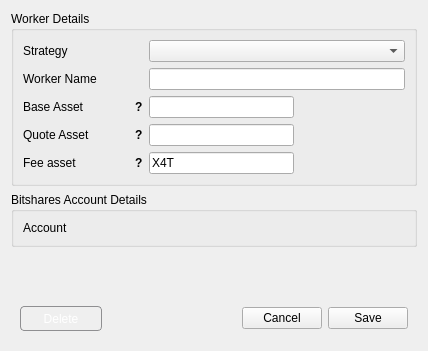
<?xml version="1.0" encoding="UTF-8"?>
<ui version="4.0">
 <class>Dialog</class>
 <widget class="QDialog" name="Dialog">
  <property name="geometry">
   <rect>
    <x>0</x>
    <y>0</y>
    <width>428</width>
    <height>351</height>
   </rect>
  </property>
  <property name="windowTitle">
   <string>DEXBot - Edit Worker</string>
  </property>
  <layout class="QVBoxLayout" name="verticalLayout">
   <item>
    <widget class="QGroupBox" name="groupBox">
     <property name="title">
      <string>Worker Details</string>
     </property>
     <layout class="QFormLayout" name="formLayout_3">
      <item row="0" column="0">
       <widget class="QLabel" name="strategy_label">
        <property name="minimumSize">
         <size>
          <width>120</width>
          <height>0</height>
         </size>
        </property>
        <property name="maximumSize">
         <size>
          <width>120</width>
          <height>16777215</height>
         </size>
        </property>
        <property name="text">
         <string>Strategy</string>
        </property>
        <property name="buddy">
         <cstring>strategy_input</cstring>
        </property>
       </widget>
      </item>
      <item row="0" column="1">
       <widget class="QComboBox" name="strategy_input">
        <property name="currentIndex">
         <number>-1</number>
        </property>
       </widget>
      </item>
      <item row="1" column="0">
       <widget class="QLabel" name="worker_name_label">
        <property name="minimumSize">
         <size>
          <width>120</width>
          <height>0</height>
         </size>
        </property>
        <property name="maximumSize">
         <size>
          <width>120</width>
          <height>16777215</height>
         </size>
        </property>
        <property name="text">
         <string>Worker Name</string>
        </property>
        <property name="buddy">
         <cstring>worker_name_input</cstring>
        </property>
       </widget>
      </item>
      <item row="1" column="1">
       <widget class="QLineEdit" name="worker_name_input"/>
      </item>
      <item row="5" column="1">
       <widget class="QLineEdit" name="quote_asset_input">
        <property name="sizePolicy">
         <sizepolicy hsizetype="Fixed" vsizetype="Fixed">
          <horstretch>0</horstretch>
          <verstretch>0</verstretch>
         </sizepolicy>
        </property>
        <property name="maximumSize">
         <size>
          <width>145</width>
          <height>16777215</height>
         </size>
        </property>
       </widget>
      </item>
      <item row="3" column="0">
       <widget class="QWidget" name="base_asset_wrap" native="true">
        <property name="sizePolicy">
         <sizepolicy hsizetype="Fixed" vsizetype="Preferred">
          <horstretch>0</horstretch>
          <verstretch>0</verstretch>
         </sizepolicy>
        </property>
        <property name="minimumSize">
         <size>
          <width>120</width>
          <height>0</height>
         </size>
        </property>
        <property name="maximumSize">
         <size>
          <width>120</width>
          <height>16777215</height>
         </size>
        </property>
        <layout class="QHBoxLayout" name="horizontalLayout">
         <property name="spacing">
          <number>0</number>
         </property>
         <property name="leftMargin">
          <number>0</number>
         </property>
         <property name="topMargin">
          <number>0</number>
         </property>
         <property name="rightMargin">
          <number>0</number>
         </property>
         <property name="bottomMargin">
          <number>0</number>
         </property>
         <item>
          <widget class="QLabel" name="base_asset_label">
           <property name="minimumSize">
            <size>
             <width>0</width>
             <height>0</height>
            </size>
           </property>
           <property name="maximumSize">
            <size>
             <width>16777215</width>
             <height>16777215</height>
            </size>
           </property>
           <property name="text">
            <string>Base Asset</string>
           </property>
          </widget>
         </item>
         <item>
          <widget class="QLabel" name="base_asset_tooltip">
           <property name="sizePolicy">
            <sizepolicy hsizetype="Fixed" vsizetype="Preferred">
             <horstretch>0</horstretch>
             <verstretch>0</verstretch>
            </sizepolicy>
           </property>
           <property name="font">
            <font>
             <weight>75</weight>
             <bold>true</bold>
            </font>
           </property>
           <property name="cursor">
            <cursorShape>WhatsThisCursor</cursorShape>
           </property>
           <property name="toolTip">
            <string>Asset to be used as unit of measure</string>
           </property>
           <property name="text">
            <string>?</string>
           </property>
           <property name="margin">
            <number>5</number>
           </property>
          </widget>
         </item>
        </layout>
       </widget>
      </item>
      <item row="5" column="0">
       <widget class="QWidget" name="quote_asset_wrap" native="true">
        <property name="sizePolicy">
         <sizepolicy hsizetype="Fixed" vsizetype="Preferred">
          <horstretch>0</horstretch>
          <verstretch>0</verstretch>
         </sizepolicy>
        </property>
        <property name="minimumSize">
         <size>
          <width>120</width>
          <height>0</height>
         </size>
        </property>
        <property name="maximumSize">
         <size>
          <width>120</width>
          <height>16777215</height>
         </size>
        </property>
        <layout class="QHBoxLayout" name="horizontalLayout_3">
         <property name="spacing">
          <number>0</number>
         </property>
         <property name="leftMargin">
          <number>0</number>
         </property>
         <property name="topMargin">
          <number>0</number>
         </property>
         <property name="rightMargin">
          <number>0</number>
         </property>
         <property name="bottomMargin">
          <number>0</number>
         </property>
         <item>
          <widget class="QLabel" name="quote_asset_label">
           <property name="minimumSize">
            <size>
             <width>0</width>
             <height>0</height>
            </size>
           </property>
           <property name="maximumSize">
            <size>
             <width>16777215</width>
             <height>16777215</height>
            </size>
           </property>
           <property name="text">
            <string>Quote Asset</string>
           </property>
           <property name="buddy">
            <cstring>quote_asset_input</cstring>
           </property>
          </widget>
         </item>
         <item>
          <widget class="QLabel" name="quote_asset_tooltip">
           <property name="sizePolicy">
            <sizepolicy hsizetype="Fixed" vsizetype="Preferred">
             <horstretch>0</horstretch>
             <verstretch>0</verstretch>
            </sizepolicy>
           </property>
           <property name="font">
            <font>
             <weight>75</weight>
             <bold>true</bold>
            </font>
           </property>
           <property name="cursor">
            <cursorShape>WhatsThisCursor</cursorShape>
           </property>
           <property name="toolTip">
            <string>Asset to be bought and sold</string>
           </property>
           <property name="text">
            <string>?</string>
           </property>
           <property name="margin">
            <number>5</number>
           </property>
          </widget>
         </item>
        </layout>
       </widget>
      </item>
      <item row="6" column="0">
       <widget class="QWidget" name="fee_asset_wrap" native="true">
        <property name="sizePolicy">
         <sizepolicy hsizetype="Fixed" vsizetype="Preferred">
          <horstretch>0</horstretch>
          <verstretch>0</verstretch>
         </sizepolicy>
        </property>
        <property name="minimumSize">
         <size>
          <width>120</width>
          <height>0</height>
         </size>
        </property>
        <property name="maximumSize">
         <size>
          <width>120</width>
          <height>16777215</height>
         </size>
        </property>
        <layout class="QHBoxLayout" name="horizontalLayout_5">
         <property name="spacing">
          <number>0</number>
         </property>
         <property name="leftMargin">
          <number>0</number>
         </property>
         <property name="topMargin">
          <number>0</number>
         </property>
         <property name="rightMargin">
          <number>0</number>
         </property>
         <property name="bottomMargin">
          <number>0</number>
         </property>
         <item>
          <widget class="QLabel" name="fee_asset_label">
           <property name="minimumSize">
            <size>
             <width>0</width>
             <height>0</height>
            </size>
           </property>
           <property name="maximumSize">
            <size>
             <width>16777215</width>
             <height>16777215</height>
            </size>
           </property>
           <property name="text">
            <string>Fee asset</string>
           </property>
           <property name="buddy">
            <cstring>quote_asset_input</cstring>
           </property>
          </widget>
         </item>
         <item>
          <widget class="QLabel" name="fee_asset_tooltip">
           <property name="sizePolicy">
            <sizepolicy hsizetype="Fixed" vsizetype="Preferred">
             <horstretch>0</horstretch>
             <verstretch>0</verstretch>
            </sizepolicy>
           </property>
           <property name="font">
            <font>
             <weight>75</weight>
             <bold>true</bold>
            </font>
           </property>
           <property name="cursor">
            <cursorShape>WhatsThisCursor</cursorShape>
           </property>
           <property name="toolTip">
            <string>Asset to be used to pay transaction fees</string>
           </property>
           <property name="text">
            <string>?</string>
           </property>
           <property name="margin">
            <number>5</number>
           </property>
          </widget>
         </item>
        </layout>
       </widget>
      </item>
      <item row="6" column="1">
       <widget class="QLineEdit" name="fee_asset_input">
        <property name="sizePolicy">
         <sizepolicy hsizetype="Fixed" vsizetype="Fixed">
          <horstretch>0</horstretch>
          <verstretch>0</verstretch>
         </sizepolicy>
        </property>
        <property name="minimumSize">
         <size>
          <width>145</width>
          <height>0</height>
         </size>
        </property>
        <property name="maximumSize">
         <size>
          <width>80</width>
          <height>16777215</height>
         </size>
        </property>
        <property name="text">
         <string>X4T</string>
        </property>
       </widget>
      </item>
      <item row="3" column="1">
       <widget class="QLineEdit" name="base_asset_input">
        <property name="sizePolicy">
         <sizepolicy hsizetype="Fixed" vsizetype="Fixed">
          <horstretch>0</horstretch>
          <verstretch>0</verstretch>
         </sizepolicy>
        </property>
        <property name="minimumSize">
         <size>
          <width>145</width>
          <height>0</height>
         </size>
        </property>
        <property name="maximumSize">
         <size>
          <width>145</width>
          <height>16777215</height>
         </size>
        </property>
       </widget>
      </item>
     </layout>
    </widget>
   </item>
   <item>
    <widget class="QGroupBox" name="groupBox_2">
     <property name="title">
      <string>Bitshares Account Details</string>
     </property>
     <layout class="QFormLayout" name="formLayout_2">
      <property name="rowWrapPolicy">
       <enum>QFormLayout::WrapLongRows</enum>
      </property>
      <item row="0" column="0">
       <widget class="QLabel" name="account_label">
        <property name="sizePolicy">
         <sizepolicy hsizetype="Fixed" vsizetype="Preferred">
          <horstretch>0</horstretch>
          <verstretch>0</verstretch>
         </sizepolicy>
        </property>
        <property name="minimumSize">
         <size>
          <width>120</width>
          <height>0</height>
         </size>
        </property>
        <property name="maximumSize">
         <size>
          <width>120</width>
          <height>16777215</height>
         </size>
        </property>
        <property name="text">
         <string>Account</string>
        </property>
       </widget>
      </item>
      <item row="0" column="1">
       <widget class="QLabel" name="account_name">
        <property name="text">
         <string/>
        </property>
       </widget>
      </item>
     </layout>
    </widget>
   </item>
   <item>
    <widget class="QWidget" name="widget_2" native="true">
     <layout class="QVBoxLayout" name="strategy_container">
      <property name="leftMargin">
       <number>0</number>
      </property>
      <property name="topMargin">
       <number>0</number>
      </property>
      <property name="rightMargin">
       <number>0</number>
      </property>
      <property name="bottomMargin">
       <number>0</number>
      </property>
     </layout>
    </widget>
   </item>
   <item>
    <spacer name="verticalSpacer">
     <property name="orientation">
      <enum>Qt::Vertical</enum>
     </property>
     <property name="sizeHint" stdset="0">
      <size>
       <width>20</width>
       <height>1</height>
      </size>
     </property>
    </spacer>
   </item>
   <item>
    <widget class="QWidget" name="widget" native="true">
     <property name="sizePolicy">
      <sizepolicy hsizetype="Preferred" vsizetype="Fixed">
       <horstretch>0</horstretch>
       <verstretch>0</verstretch>
      </sizepolicy>
     </property>
     <layout class="QHBoxLayout" name="horizontalLayout_2">
      <item>
       <widget class="QPushButton" name="remove_button">
        <property name="cursor">
         <cursorShape>PointingHandCursor</cursorShape>
        </property>
        <property name="styleSheet">
         <string notr="true"> QPushButton {
	border: 1px solid #8f8f91;
	border-radius: 4px;
	background-color: qlineargradient(x1: 0, y1: 0, x2: 0, y2: 1,
                                       stop: 0 #eb9994, stop: 1 #cc2522);
	min-width: 80px;
	min-height: 23px;
	color: #fff;
 }
 
 QPushButton:hover {
     background-color: qlineargradient(x1: 0, y1: 0, x2: 0, y2: 1,
                                       stop: 0 #ed9f9c, stop: 1 #db4240);
 }
</string>
        </property>
        <property name="text">
         <string>Delete</string>
        </property>
       </widget>
      </item>
      <item>
       <spacer name="horizontalSpacer">
        <property name="orientation">
         <enum>Qt::Horizontal</enum>
        </property>
        <property name="sizeHint" stdset="0">
         <size>
          <width>179</width>
          <height>20</height>
         </size>
        </property>
       </spacer>
      </item>
      <item>
       <widget class="QPushButton" name="cancel_button">
        <property name="sizePolicy">
         <sizepolicy hsizetype="Fixed" vsizetype="Fixed">
          <horstretch>0</horstretch>
          <verstretch>0</verstretch>
         </sizepolicy>
        </property>
        <property name="cursor">
         <cursorShape>PointingHandCursor</cursorShape>
        </property>
        <property name="text">
         <string>Cancel</string>
        </property>
       </widget>
      </item>
      <item>
       <widget class="QPushButton" name="save_button">
        <property name="sizePolicy">
         <sizepolicy hsizetype="Fixed" vsizetype="Fixed">
          <horstretch>0</horstretch>
          <verstretch>0</verstretch>
         </sizepolicy>
        </property>
        <property name="cursor">
         <cursorShape>PointingHandCursor</cursorShape>
        </property>
        <property name="text">
         <string>Save</string>
        </property>
       </widget>
      </item>
     </layout>
    </widget>
   </item>
  </layout>
 </widget>
 <resources/>
 <connections/>
</ui>
